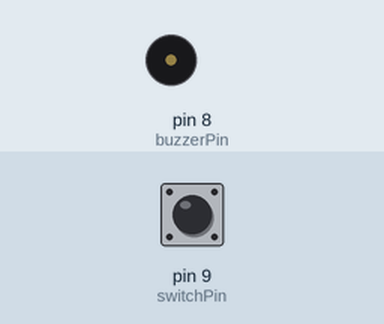
Simulated run of this sketch. Board: Arduino Uno, built with avr-gcc and run on an emulated ATmega328P. Parts: buzzer (waves = sounding). The test bench sets the inputs (shaded band); at power-on: pin 9 (switchPin) HIGH.

Above: at 1.2 s.
1.3 s: pin 9 (switchPin) pulled LOW for 0.15 s
At 1.37 s:
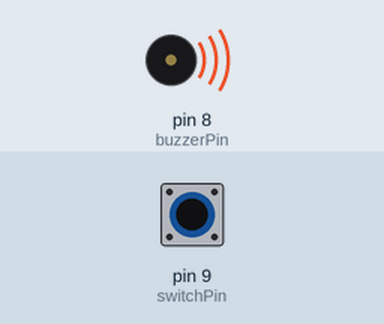
2.9 s: pin 9 (switchPin) pulled LOW for 3.2 s
At 7.0 s:
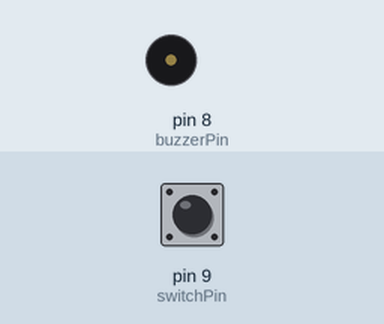
Timing chart, 0 to 8.5 s (numbered marks = the images above; inputs shaded):
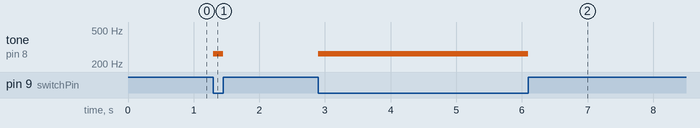

The sketch:

Door_Alarm.ino
```cpp
// Triggers an alarm when a door is opened

const int switchPin = 9;
const int buzzerPin = 8;

void setup() {
    pinMode(switchPin, INPUT);
    pinMode(buzzerPin, OUTPUT);
}

void loop() {
    int switchState = digitalRead(switchPin);
    if (switchState == LOW) {
        tone(buzzerPin, 262);
    } else {
        noTone(buzzerPin);
    }
}
```

Measured:
- after the input at 1.3 s, tone on pin 8 (buzzerPin): silent → 262 Hz at once, → silent 0.15 s later
- after the input at 2.9 s, tone on pin 8 (buzzerPin): silent → 262 Hz at once, → silent 3.2 s later
